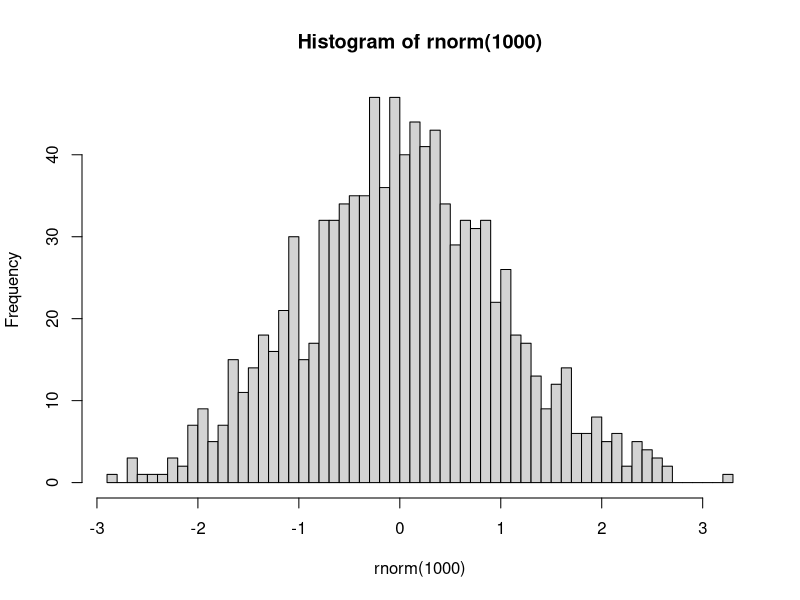
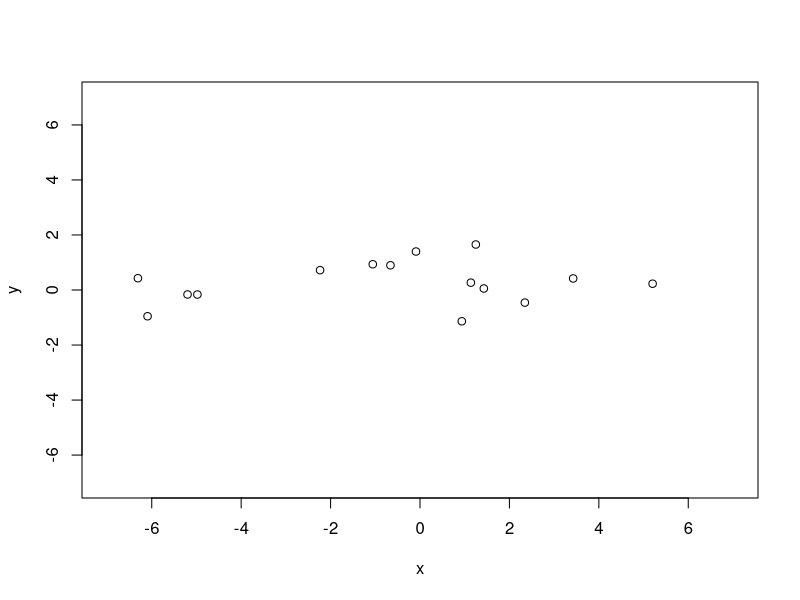

The R script that drew these images, in order:
## ---- chunk 1
set.seed(123) # so our data is reproducible
hist(rnorm(1000), breaks = 50)
## ---- chunk 2
x <- rnorm(n = 20, mean = 0, sd = 5)
y <- rnorm(n = 20, mean = 0, sd = 1)
plot(x, y, xlim = c(-7, 7), ylim = c(-7, 7))
